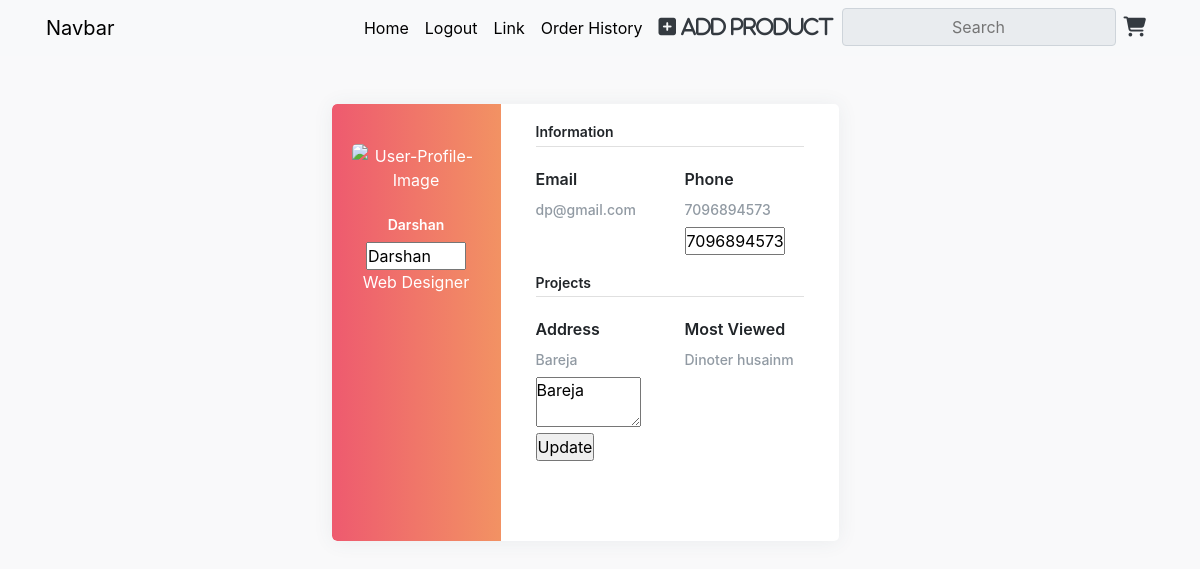
Page /profile/ (signed in) on the committed database.
### app1/models.py (models this page shows, shortened)
class userRegister(models.Model):
    name=models.CharField(max_length=20)
    email=models.EmailField()
    add=models.TextField()
    password=models.CharField(max_length=20)
    mobile=models.CharField(max_length=10,default='')

### app1/views.py (the view)
# urls.py: path('profile/', profile,name='profile'),
def profile(request):
    if 'email' in request.session:
        userdetails=userRegister.objects.get(email=request.session['email'])
        if request.method=='POST':
            userdetails.name=request.POST['name']
            userdetails.mobile=request.POST['mobile']
            userdetails.add=request.POST['add']
            userdetails.save()
            return render(request,'profile.html',{'user':userdetails,'session':True})
        else:
            return render(request,'profile.html',{'user':userdetails,'session':True})
    else:
     return redirect('Login')

### app1/templates/profile.html (shortened to what this page needs)
{% extends "Navbar.html" %}
{% block content %}
{% load static %}
<!DOCTYPE html>
<html lang="en">
<head>
    <link rel="stylesheet" href={% static "CSS/prof.css" %} type="text/css" media="all" />
</head>
<body>
    <div class="page-content page-container" id="page-content">
        <div class="padding">
            <div class="row container d-flex justify-content-center">
                <div class="col-xl-6 col-md-12">
                    <div class="card user-card-full">
                        <div class="row m-l-0 m-r-0">
                            <div class="col-sm-4 bg-c-lite-green user-profile">
                                <div class="card-block text-center text-white">
                                    <div class="m-b-25">
                                        <img src="https://img.icons8.com/bubbles/100/000000/user.png" class="img-radius"
                                            alt="User-Profile-Image">
                                    </div>
                                    <form action="" method="post">
                                    <h6 class="f-w-600">{{user.name}}</h6>
                                    <input type="text" name="name" id="name" value="{{user.name}}" style="width: 100px;">
                                    <p>Web Designer</p>
                                </div>
                            </div>
                            <div class="col-sm-8">
                                <div class="card-block">
                                    <h6 class="m-b-20 p-b-5 b-b-default f-w-600">Information</h6>
                                    <div class="row">
                                        <div class="col-sm-6">
                                            <p class="m-b-10 f-w-600">Email</p>
                                            <h6 class="text-muted f-w-400">{{user.email}}</h6>
                                        </div>
                                        <div class="col-sm-6">
                                            <p class="m-b-10 f-w-600">Phone</p>
                                            <h6 class="text-muted f-w-400">{{user.mobile}}</h6>
                                            <input type="text" name="mobile" value="{{user.mobile}}"
                                                style="width: 100px;">
                                        </div>
                                    </div>
                                    <h6 class="m-b-20 m-t-40 p-b-5 b-b-default f-w-600">Projects</h6>
                                    <div class="row">
                                        <div class="col-sm-6">
                                            <p class="m-b-10 f-w-600">Address</p>
                                            <h6 class="text-muted f-w-400">{{user.add}}</h6>
                                            <textarea name="add" style="width: 105px;">{{user.add}}</textarea>
                                        </div>
                                        <div class="col-sm-6">
                                            <p class="m-b-10 f-w-600">Most Viewed</p>
                                            <h6 class="text-muted f-w-400">Dinoter husainm</h6>
                                        </div>
                                        <div class="col-sm-6">
                                            <a href=>
                                                <input type="submit" value="Update"></a>
                                        </div>
                                    </div>
                                    <ul class="social-link list-unstyled m-t-40 m-b-10">
                                        <li></li>
                                        <li></li>
                                        <li></li>
                                    </ul>
                                </div>
                            </div>
                        </div>
                    </div>
                </div>
            </div>
        </div>
    </div>
</body>
</html>
{% endblock %}

### app1/static/CSS/Style.css (style rules this page uses)
* { margin: 0; padding: 0; }
a { text-decoration: none !important; list-style: none; }

### app1/static/CSS/prof.css (style rules this page uses)
body { background-color: #f9f9fa }
.padding { padding: 3rem !important }
.user-card-full { overflow: hidden; }
.card { border-radius: 5px; -webkit-box-shadow: 0 1px 20px 0 rgba(69,90,100,0.08); box-shadow: 0 1px 20px 0 rgba(69,90,100,0.08); border: none; margin-bottom: 30px; }
.m-r-0 { margin-right: 0px; }
.m-l-0 { margin-left: 0px; }
.user-card-full .user-profile { border-radius: 5px 0 0 5px; }
.bg-c-lite-green { background: -webkit-gradient(linear, left top, right top, from(#f29263), to(#ee5a6f)); background: linear-gradient(to right, #ee5a6f, #f29263); }
.user-profile { padding: 20px 0; }
.card-block { padding: 1.25rem; }
.m-b-25 { margin-bottom: 25px; }
.img-radius { border-radius: 5px; }
h6 { font-size: 14px; }
.card .card-block p { line-height: 25px; }
.b-b-default { border-bottom: 1px solid #e0e0e0; }
.m-b-20 { margin-bottom: 20px; }
.p-b-5 { padding-bottom: 5px !important; }
.m-b-10 { margin-bottom: 10px; }
.text-muted { color: #919aa3 !important; }
.f-w-600 { font-weight: 600; }
.m-t-40 { margin-top: 20px; }
.user-card-full .social-link li { display: inline-block; }

### rows in the picture
userRegister: name "Darshan", email "dp@gmail.com", mobile "7096894573", add "Bareja"
